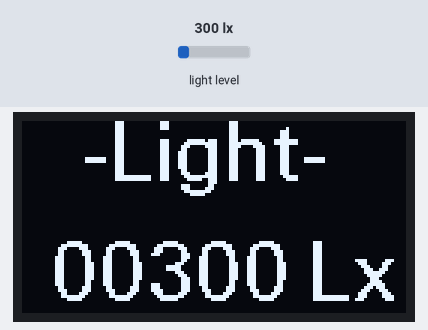
Simulated run of this sketch. Board: Arduino Uno, built with avr-gcc and run on an emulated ATmega328P. On the bench: 128×64 one-colour display. Wiring (inferred from the names in the program): BH1750 light sensor at I2C address 0x23. The inputs (shaded band) are chosen by the test bench; at power-on: light level 300 lx.

Above: at 1.2 s.
1.3 s: light level set to 40 lx
At 3.2 s:
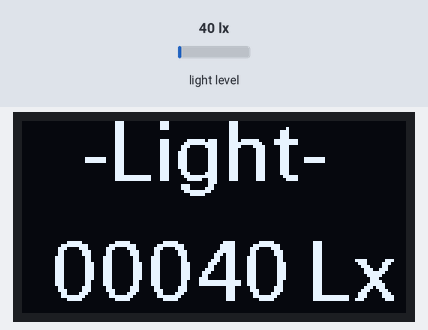
3.5 s: light level set to 500 lx
At 5.2 s:
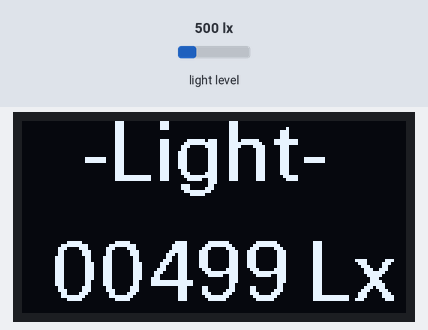
5.5 s: light level set to 1000 lx
At 7.2 s:
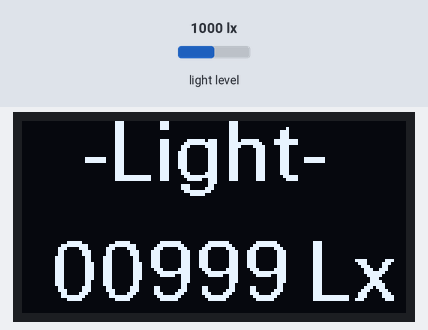
Timing chart, 0 to 8.7 s (numbered marks = the images above; inputs shaded):
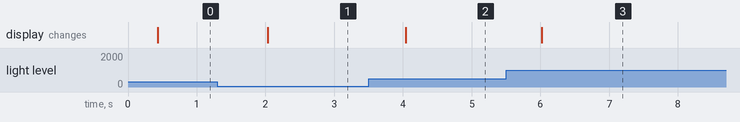

Measured:
- after the input at 1.3 s, the display: changes after 0.73 s (image 1)
- after the input at 3.5 s, the display: changes after 0.54 s (image 2)
- after the input at 5.5 s, the display: changes after 0.52 s (image 3)

The sketch:

10-OLED_BH1750.ino
```cpp
/*
   OLED_BH1750
   光照传感器OLED背光控制
*/

#include <Arduino.h>
#include <U8g2lib.h>
#include <Wire.h>

U8G2_SSD1306_128X64_NONAME_1_HW_I2C u8g2(U8G2_R0, /* reset=*/ U8X8_PIN_NONE);//使用硬件IIC

int BH1750address = 0x23;
byte buff[2];
uint16_t val = 0;
char str[6];

void setup()
{
  Wire.begin();
  BH1750_Init(BH1750address);
  u8g2.begin();
  u8g2.setFont(u8g2_font_fur20_tf);
}

void loop()
{
  if (2 == BH1750_Read(BH1750address))
  {
    if (buff[0] == 255 && buff[1] == 255)
    {
      val = 65535;
    } else {
      val = ((buff[0] << 8) | buff[1]) / 1.2; //芯片手册中规定的数值计算方式
    }
  }

  strcpy(str, u8x8_u16toa(val, 5));

  u8g2.firstPage();
  do {
    u8g2.drawStr(20, 20, "-Light-");
    u8g2.drawStr(10, 60, str);
    u8g2.drawStr(95, 60, "Lx");
    u8g2.setContrast(255 - map(val, 0, 500, 0, 255)); //将光照数据进行区间映射，控制OLED背光
  } while ( u8g2.nextPage() );
}

int BH1750_Read(int address)
{
  int i = 0;
  Wire.beginTransmission(address);
  Wire.requestFrom(address, 2);
  while (Wire.available())
  {
    buff[i] = Wire.read();  // receive one byte
    i++;
  }
  Wire.endTransmission();
  return i;
}

void BH1750_Init(int address)
{
  Wire.beginTransmission(address);
  Wire.write(0x10);
  Wire.endTransmission();
}
```
